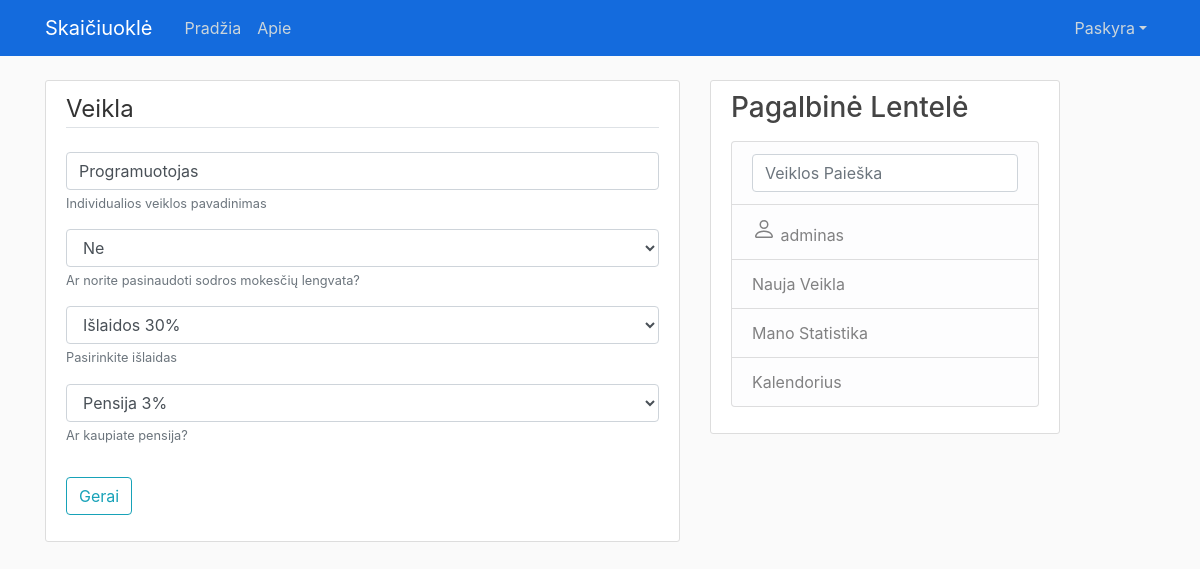
The page /veikla/113/update/ (signed in) on the database its author committed.
### taxes_app/models.py (models this page shows, shortened)
class Veikla(models.Model):
    pavadinimas = models.CharField(
        max_length=100,
        help_text='Individualios veiklos pavadinimas',
        verbose_name='',
        )
    date_posted = models.DateTimeField(default=timezone.now)
    asmuo = models.ForeignKey(User, on_delete=models.CASCADE, related_name='veiklos')
    LENGVATA_STATUS = (
            ('y', 'Taip'),
            ('n', 'Ne'),
    )
    status3 = models.CharField(
        max_length=1,
        choices=LENGVATA_STATUS,
        blank=False,
        default='n',
        help_text='Ar norite pasinaudoti sodros mokesčių lengvata?',
        verbose_name='',
    )
    ISLAIDOS_STATUS = (
        ('i30', 'Išlaidos 30%'),
        ('isf', 'Faktinės išlaidos'),
    )
    status2 = models.CharField(
        max_length=3,
        choices=ISLAIDOS_STATUS,
        blank=False,
        default='isf',
        help_text='Pasirinkite išlaidas',
        verbose_name='',
    )
    PENSIJA_STATUS = (
        ('p24', 'Pensija 2.4%'),
        ('p3', 'Pensija 3%'),
        ('pn', 'Nekaupiama'),
    )
    status = models.CharField(
        max_length=3,
        choices=PENSIJA_STATUS,
        blank=False,
        default='pn',
        help_text='Ar kaupiate pensija?',
        verbose_name='',
    )

### taxes_app/views.py (the view, shortened to what this page needs)
# urls.py: path('veikla/<int:pk>/update/', VeiklaUpdateView.as_view(), name='veikla-update'),
class VeiklaUpdateView(LoginRequiredMixin, UserPassesTestMixin, UpdateView):
    model = Veikla
    fields = ['pavadinimas','status3', 'status2', 'status']
    def test_func(self):
        veikla = self.get_object()
        if self.request.user == veikla.asmuo:
            return True
        return False

### taxes_app/templates/taxes_app/veikla_form.html (shortened to what this page needs)
{% extends "taxes_app/base.html" %}
{% load crispy_forms_tags %}
{% block content %}
    <div class="content-section">
        <form method="POST">
            <fieldset class="form-group">
                <legend class="border-bottom mb-4">Veikla</legend>
                {{ form|crispy }}
            </fieldset>
            <div class="form-group">
                <button class="btn btn-outline-info" type="submit">Gerai</button>
            </div>
        </form>
    </div>
{% endblock content %}

### taxes_app/templates/taxes_app/base.html (shortened to what this page needs)
{% load static %}
<!DOCTYPE html>
<html>
<head>
    <link rel="stylesheet" href="https://maxcdn.bootstrapcdn.com/bootstrap/4.0.0/css/bootstrap.min.css">
    <link rel="stylesheet" type="text/css" href="{% static 'taxes_app/main.css' %}">
</head>
<body>
    <header class="site-header">
      <nav class="navbar navbar-expand-md navbar-dark bg-steel fixed-top">
        <div class="container">
          <a class="navbar-brand mr-4" href="{% url 'taxes-home' %}">Skaičiuoklė</a>
          <div class="collapse navbar-collapse" id="navbarToggle">
            <div class="navbar-nav mr-auto">
              <a class="nav-item nav-link" href="{% url 'taxes-home' %}">Pradžia</a>
              <a class="nav-item nav-link" href="{% url 'taxes-about' %}">Apie</a>
            </div>
            <div class="navbar-nav">
            {% if user.is_authenticated %}
              <li class="nav-item dropdown " >
                <a class="nav-link dropdown-toggle" href="#" id="dropdown01" data-toggle="dropdown" aria-haspopup="true" aria-expanded="false">Paskyra</a>
              </li>
            {% else %}
              <a class="nav-item nav-link" href="{% url 'login' %}">Prisijungti</a>
              <a class="nav-item nav-link" href="{% url 'register' %}">Registruotis</a>
            {% endif %}
            </div>
          </div>
        </div>
      </nav>
    </header>
    <main role="main" class="container">
      <div class="row">
        <div class="col-md-7">
          {% block content %}{% endblock %}
        </div>
        {% if user.is_authenticated %}
        <div class="col-md-4">
          <div class="content-section">
            <h3>Pagalbinė Lentelė</h3>
            <p class='text-muted'>
              <ul class="list-group">
                <form action="{% url 'search' %}" method="get" class="list-group-item list-group-item-light">
                  <input name="query" class="form-control" type="text" placeholder="Veiklos Paieška">
                </form>
                <a class="list-group-item list-group-item-light" href="{% url 'profile' %}">
                  {{ user.get_username }}</a>
                <a class="list-group-item list-group-item-light" href="{% url 'veikla-create' %}">Nauja Veikla</a>
                <a class="list-group-item list-group-item-light" href="{% url 'visu-al' %}">Mano Statistika</a>
                <a class="list-group-item list-group-item-light" href="{% url 'calendar' %}">Kalendorius</a>
              </ul>
            </p>
          </div>
        </div>
        {% endif %}
      </div>
    </main>
</body>
</html>

### taxes_app/static/taxes_app/main.css (style rules this page uses)
body { background: #fafafa; color: #333333; margin-top: 5rem; }
h1, h2, h3, h4, h5, h6 { color: #444444; }
ul { margin: 0; }
.bg-steel { background-color: #146bdd; }
.site-header .navbar-nav .nav-link { color: #cbd5db; }
.content-section { background: #ffffff; padding: 10px 20px; border: 1px solid #dddddd; border-radius: 3px; margin-bottom: 20px; }

### rows shown on the page
Veikla: pavadinimas "Programuotojas", status3 "Ne", status2 "Išlaidos 30%", status "Pensija 3%"

### other values the page prints
{{ user.get_username }} "adminas"
